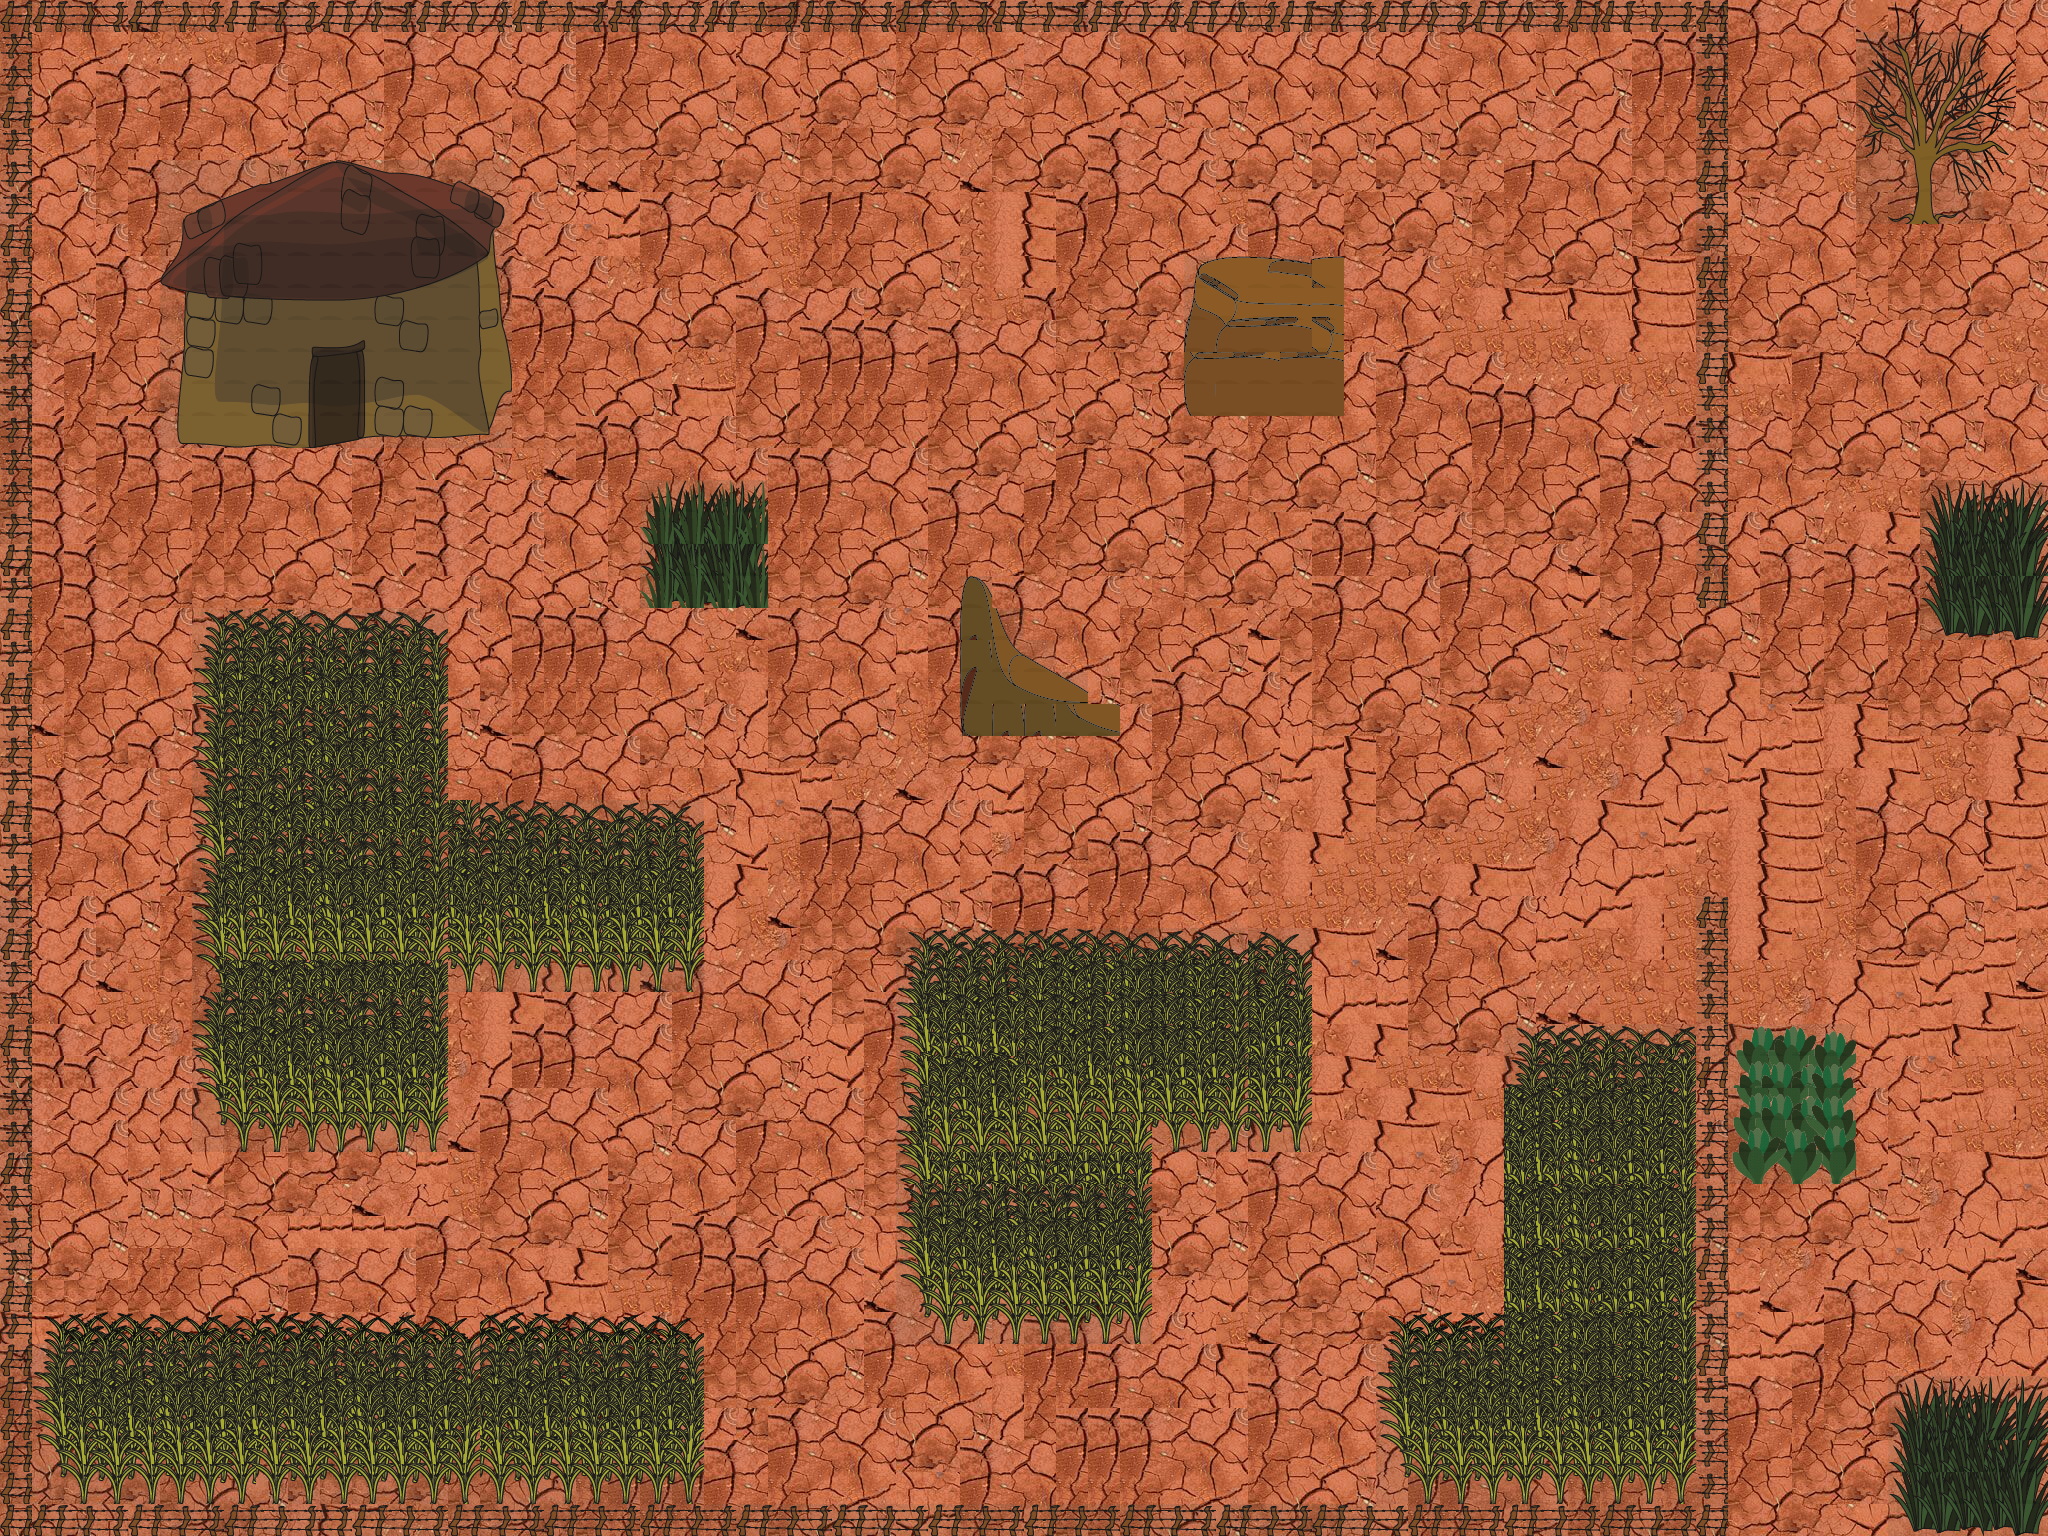

This game map was drawn from its Tiled (.tmx) file and the tilesets committed beside it. A one-line description and the trimmed map source follow:
An orthogonal 64x48 tile map with 32x32 px tiles, 4 tile layers (Ground, ObjetosMacios, ObjetosDuros, Collision), 16 tilesets and 35 objects (8x Spawn1).

<map version="1.0" orientation="orthogonal" renderorder="right-down" width="64" height="48" tilewidth="32" tileheight="32">
 <tileset firstgid="1" name="Chao" tilewidth="32" tileheight="32">
  <image source="B6338.JPG" trans="ffffff" width="500" height="332" />
 </tileset>
 <tileset firstgid="151" name="verde" tilewidth="32" tileheight="32">
  <image source="PalmaOk.png" width="120" height="120" />
 </tileset>
 <tileset firstgid="160" name="Hard" tilewidth="32" tileheight="32">
  <image source="tatu.png" width="152" height="337" />
 </tileset>
 <tileset firstgid="200" name="Casa" tilewidth="32" tileheight="32">
  <image source="CasaMapa01.png" width="353" height="290" />
 </tileset>
 <tileset firstgid="299" name="PedraG" tilewidth="32" tileheight="32">
  <image source="Rock.png" width="157" height="154" />
 </tileset>
 <tileset firstgid="315" name="RockP" tilewidth="32" tileheight="32">
  <image source="RockP.png" width="141" height="147" />
 </tileset>
 <tileset firstgid="331" name="Tree" tilewidth="32" tileheight="32">
  <image source="Tree.png" width="134" height="199" />
 </tileset>
 <tileset firstgid="355" name="Mato" tilewidth="32" tileheight="32">
  <image source="MatoMap.png" width="62" height="94" />
 </tileset>
 <tileset firstgid="357" name="CercaLado" tilewidth="32" tileheight="32">
  <image source="CercaLado.png" width="119" height="33" />
 </tileset>
 <tileset firstgid="360" name="Corner" tilewidth="32" tileheight="32">
  <image source="CercaCorner01.png" width="38" height="36" />
 </tileset>
 <tileset firstgid="361" name="Mato01" tilewidth="32" tileheight="32">
  <image source="MatoMap.png" width="62" height="94" />
 </tileset>
 <tileset firstgid="363" name="Mato01" tilewidth="32" tileheight="32">
  <image source="Mato01.png" width="140" height="128" />
 </tileset>
 <tileset firstgid="379" name="Palmas" tilewidth="32" tileheight="32">
  <image source="Palmas.png" width="140" height="135" />
 </tileset>
 <tileset firstgid="395" name="Milho" tilewidth="32" tileheight="32">
  <image source="Milho.png" width="56" height="131" />
 </tileset>
 <tileset firstgid="399" name="Milharal" tilewidth="32" tileheight="32">
  <image source="Milharal.png" width="274" height="196" />
 </tileset>
 <tileset firstgid="447" name="BigTree" tilewidth="32" tileheight="32">
  <image source="BigTree.png" width="166" height="237" />
 </tileset>
 <layer name="Ground" width="64" height="48">
  <data>[3072 cells, 3072 non-empty, 37 distinct tile ids]</data>
 </layer>
 <layer name="ObjetosMacios" width="64" height="48">
  <properties>
   <property name="ColisaoSoft" value="TRUE" />
   <property name="ColisionHard" value="FALSE" />
  </properties>
  <data>[3072 cells, 644 non-empty, 80 distinct tile ids]</data>
 </layer>
 <layer name="ObjetosDuros" width="64" height="48">
  <properties>
   <property name="ColisionHard" value="TRUE" />
   <property name="ColisionSoft" value="FALSE" />
  </properties>
  <data>[3072 cells, 384 non-empty, 168 distinct tile ids]</data>
 </layer>
 <layer name="Collision" width="64" height="48" opacity="0.16">
  <data>[3072 cells, 978 non-empty, 2 distinct tile ids]</data>
 </layer>
 <objectgroup color="#a40002" name="CollisionHard">
  <object x="163" y="163" width="346" height="281" />
  <object x="1185" y="257" width="159" height="157" />
  <object x="959" y="575" width="35" height="159" />
  <object x="994" y="613" width="30" height="121" />
  <object x="1025" y="643" width="31" height="91" />
  <object x="1056" y="676" width="32" height="58" />
  <object x="1089" y="707" width="30" height="27" />
  <object x="0" y="0" width="1724" height="34" />
  <object x="1695" y="34" width="29" height="572" />
  <object x="1697" y="898" width="29" height="608" />
  <object x="-4" y="34" width="32" height="1502" />
  <object x="31" y="1505" width="1695" height="36" />
  <object x="1857" y="33" width="125" height="187" />
  <object x="1728" y="-4" width="320" height="6" />
  <object x="1725" y="1539" width="320" height="6" />
  <object x="2048" y="5" width="6" height="1528" />
 </objectgroup>
 <objectgroup color="#0a5aa4" name="CollisionSoft">
  <object x="641" y="481" width="127" height="128" />
  <object x="192" y="608" width="255" height="542" />
  <object x="411" y="803" width="291" height="188" />
  <object x="896" y="931" width="414" height="220" />
  <object x="897" y="1119" width="254" height="226" />
  <object x="27" y="1319" width="678" height="182" />
  <object x="1506" y="1026" width="190" height="478" />
  <object x="1376" y="1330" width="165" height="173" />
  <object x="1728" y="1026" width="126" height="157" />
  <object x="1919" y="480" width="126" height="157" />
  <object x="1889" y="1376" width="155" height="165" />
 </objectgroup>
 <objectgroup color="#5500ff" name="Spawn">
  <object name="Spawn1" x="633.546" y="141.788" width="61.4848" height="68.5455" />
  <object name="Spawn1" x="1839" y="777" width="52.3939" height="47.3333" />
  <object name="Spawn1" x="667" y="1143" width="52.3939" height="50.3636" />
  <object name="Spawn1" x="1435.5" y="552.333" width="39" height="38" />
  <object name="Spawn1" x="957.622" y="349.424" width="55.4242" height="50.3636" />
  <object name="Spawn1" x="1393.31" y="1137.67" width="40.2727" height="38.2424" />
  <object name="Spawn1" x="1451.83" y="183.212" width="49.3636" height="47.3333" />
  <object name="Spawn1" x="104.5" y="779.5" width="46.3333" height="47.3333" />
 </objectgroup>
</map>